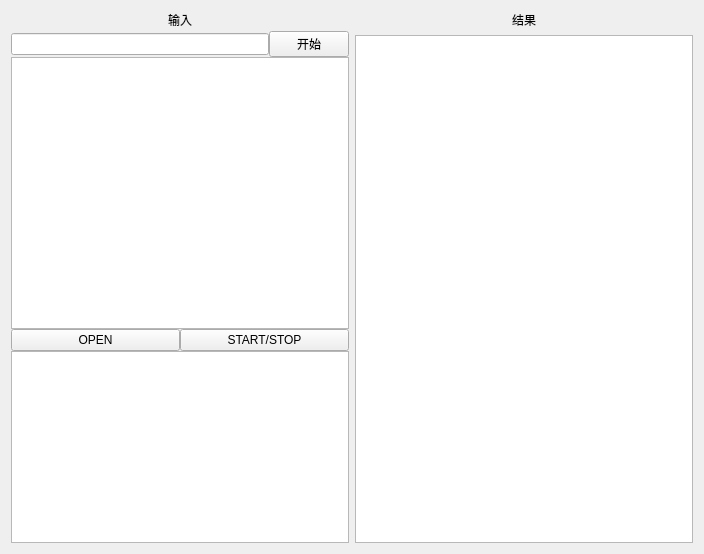
<?xml version="1.0" encoding="UTF-8"?>
<ui version="4.0">
 <class>Form</class>
 <widget class="QWidget" name="Form">
  <property name="enabled">
   <bool>true</bool>
  </property>
  <property name="geometry">
   <rect>
    <x>0</x>
    <y>0</y>
    <width>704</width>
    <height>554</height>
   </rect>
  </property>
  <property name="acceptDrops">
   <bool>true</bool>
  </property>
  <property name="windowTitle">
   <string>Form</string>
  </property>
  <layout class="QHBoxLayout" name="horizontalLayout_6">
   <item>
    <layout class="QGridLayout" name="gridLayout">
     <property name="sizeConstraint">
      <enum>QLayout::SetMaximumSize</enum>
     </property>
     <property name="horizontalSpacing">
      <number>3</number>
     </property>
     <property name="verticalSpacing">
      <number>2</number>
     </property>
     <item row="1" column="0">
      <layout class="QVBoxLayout" name="verticalLayout">
       <item>
        <layout class="QVBoxLayout" name="verticalLayout_4">
         <item>
          <layout class="QHBoxLayout" name="horizontalLayout_5">
           <item>
            <widget class="QLineEdit" name="lineEdit">
             <property name="acceptDrops">
              <bool>false</bool>
             </property>
            </widget>
           </item>
           <item>
            <widget class="QPushButton" name="startButton">
             <property name="sizePolicy">
              <sizepolicy hsizetype="Minimum" vsizetype="Maximum">
               <horstretch>0</horstretch>
               <verstretch>0</verstretch>
              </sizepolicy>
             </property>
             <property name="text">
              <string>开始</string>
             </property>
            </widget>
           </item>
          </layout>
         </item>
         <item>
          <widget class="QGraphicsView" name="input_view">
           <property name="sizePolicy">
            <sizepolicy hsizetype="Expanding" vsizetype="Expanding">
             <horstretch>0</horstretch>
             <verstretch>1</verstretch>
            </sizepolicy>
           </property>
           <property name="frameShadow">
            <enum>QFrame::Sunken</enum>
           </property>
           <property name="verticalScrollBarPolicy">
            <enum>Qt::ScrollBarAlwaysOff</enum>
           </property>
           <property name="horizontalScrollBarPolicy">
            <enum>Qt::ScrollBarAlwaysOff</enum>
           </property>
           <property name="sizeAdjustPolicy">
            <enum>QAbstractScrollArea::AdjustToContents</enum>
           </property>
           <property name="alignment">
            <set>Qt::AlignJustify|Qt::AlignVCenter</set>
           </property>
          </widget>
         </item>
         <item>
          <layout class="QHBoxLayout" name="horizontalLayout_4">
           <item>
            <widget class="QPushButton" name="openButton">
             <property name="text">
              <string>OPEN</string>
             </property>
            </widget>
           </item>
           <item>
            <widget class="QPushButton" name="doButton">
             <property name="text">
              <string>START/STOP</string>
             </property>
            </widget>
           </item>
          </layout>
         </item>
         <item>
          <widget class="QGraphicsView" name="output_view">
           <property name="enabled">
            <bool>true</bool>
           </property>
           <property name="acceptDrops">
            <bool>false</bool>
           </property>
          </widget>
         </item>
        </layout>
       </item>
       <item>
        <layout class="QGridLayout" name="gridLayout_5"/>
       </item>
      </layout>
     </item>
     <item row="0" column="0">
      <widget class="QLabel" name="label_2">
       <property name="text">
        <string>输入</string>
       </property>
       <property name="alignment">
        <set>Qt::AlignCenter</set>
       </property>
      </widget>
     </item>
    </layout>
   </item>
   <item>
    <layout class="QVBoxLayout" name="verticalLayout_2">
     <item>
      <widget class="QLabel" name="label">
       <property name="text">
        <string>结果</string>
       </property>
       <property name="alignment">
        <set>Qt::AlignCenter</set>
       </property>
      </widget>
     </item>
     <item>
      <widget class="QTextEdit" name="outPut">
       <property name="sizePolicy">
        <sizepolicy hsizetype="Expanding" vsizetype="Expanding">
         <horstretch>0</horstretch>
         <verstretch>0</verstretch>
        </sizepolicy>
       </property>
       <property name="acceptDrops">
        <bool>false</bool>
       </property>
       <property name="readOnly">
        <bool>true</bool>
       </property>
       <property name="html">
        <string>&lt;!DOCTYPE HTML PUBLIC &quot;-//W3C//DTD HTML 4.0//EN&quot; &quot;http://www.w3.org/TR/REC-html40/strict.dtd&quot;&gt;
&lt;html&gt;&lt;head&gt;&lt;meta name=&quot;qrichtext&quot; content=&quot;1&quot; /&gt;&lt;style type=&quot;text/css&quot;&gt;
p, li { white-space: pre-wrap; }
&lt;/style&gt;&lt;/head&gt;&lt;body style=&quot; font-family:'SimSun'; font-size:9pt; font-weight:400; font-style:normal;&quot;&gt;
&lt;p style=&quot;-qt-paragraph-type:empty; margin-top:0px; margin-bottom:0px; margin-left:0px; margin-right:0px; -qt-block-indent:0; text-indent:0px;&quot;&gt;&lt;br /&gt;&lt;/p&gt;&lt;/body&gt;&lt;/html&gt;</string>
       </property>
      </widget>
     </item>
    </layout>
   </item>
   <item>
    <layout class="QHBoxLayout" name="horizontalLayout"/>
   </item>
  </layout>
 </widget>
 <resources/>
 <connections/>
</ui>
